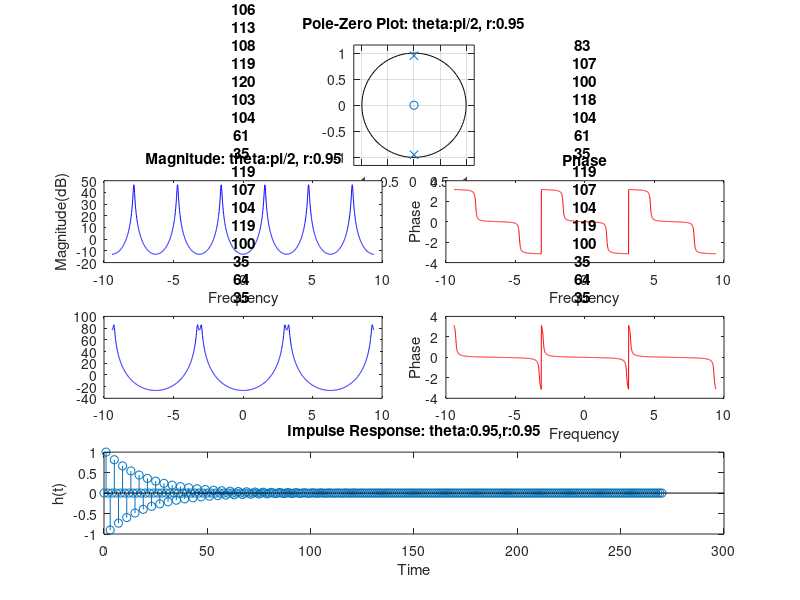

Here is the MATLAB script that generated this plot:
function y=poleplot()

	r = 0.95;
	theta = pi/2;

	b = [0 1];
	a = [1 -(2*r)*cos(theta) r*r];

	for theta = 0:0.2:pi

	%bnew = [0 1];
	%anew = [1 -(2*r)*cos(theta) r*r];
	subplot(3,4,[1,2,3,4])
	zplane(b,a)
	title("Pole-Zero Plot: theta:pi/2, r:0.95")

	[H w] = freqz(b, a, -3*pi:1/100:3*pi);
	subplot(4,4,[5,6]);
	plot(w, 20.*log(abs(H)), 'b');
	title("Magnitude: theta:pi/2, r:0.95");
	xlabel("Frequency")
	ylabel("Magnitude(dB)")
	subplot(4,4,[7,8]);
	plot(w, angle(H), 'r');
	title("Phase");
	xlabel("Frequency")
	ylabel("Phase")

	bnew = [0 1];
	anew = [1 -(2*r)*cos(theta) r*r];
	[H w] = freqz(b,anew, -3*pi:0.01:3*pi);

	subplot(4,4,[9,10]);
	plot(w, 20.*log(abs(H)), 'b');
	title("Magnitude: theta = "+theta);
	subplot(4,4,[11,12]);
	xlabel("Frequency")
	ylabel("Magnitude(dB)")
	plot(w, angle(H), 'r');
	title("Phase: theta = "+theta);
	xlabel("Frequency")
	ylabel("Phase")

	subplot(4,4,[13,16]);
	[h t] = impz(b,a);
	stem(t, h);
	title("Impulse Response: theta:0.95,r:0.95")
	xlabel("Time")
	ylabel("h(t)")

	pause(1);
	end
end
